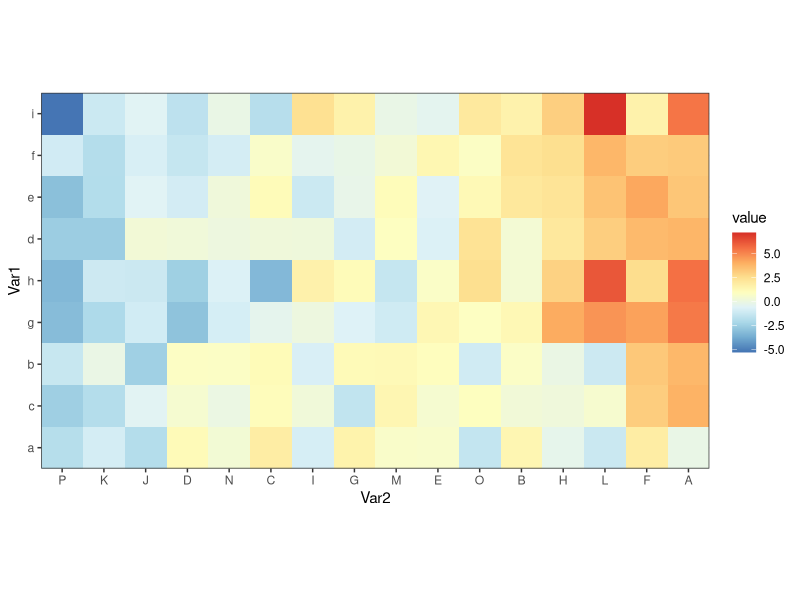

Here is the R script that generated this plot:
# Simple ggplot2 heatmap
# with colorBrewer "spectral" palette

doInstall <- FALSE  # Change to FALSE if you don't want packages installed.
toInstall <- c("ggplot2", "reshape2", "RColorBrewer")
if(doInstall){install.packages(toInstall, repos = "http://cran.us.r-project.org")}
lapply(toInstall, library, character.only = TRUE)

# Generate a random matrix
# This can be any type of numeric matrix,
# though we often see heatmaps of square correlation matrices.
nRow <- 9
nCol <- 16

myData <- matrix(rnorm(nRow * nCol), ncol = nCol)
rownames(myData) <- letters[1:nRow]
colnames(myData) <- LETTERS[1:nCol]

# Replace with numbers that actually have a relationship:
for(ii in 2:ncol(myData)){  myData[, ii] <- myData[, ii-1] + rnorm(nrow(myData))  }
for(ii in 2:nrow(myData)){  myData[ii, ] <- myData[ii-1, ] + rnorm(ncol(myData))  }

# For melt() to work seamlessly, myData has to be a matrix.
longData <- melt(myData)
head(longData, 20)

# Optionally, reorder both the row and column variables in any order
# Here, they are sorted by mean value
longData$Var1 <- factor(longData$Var1, names(sort(with(longData, by(value, Var1, mean)))))
longData$Var2 <- factor(longData$Var2, names(sort(with(longData, by(value, Var2, mean)))))

# Define palette
myPalette <- colorRampPalette(rev(brewer.pal(9, "RdYlBu")))

#myPalette <- colorRampPalette(("red","beige","blue"))(256)
#myPalette <- colorRampPalette(rev(brewer.pal(11, "Spectral")))

zp1 <- ggplot(longData,
              aes(x = Var2, y = Var1, fill = value))
zp1 <- zp1 + geom_tile()
zp1 <- zp1 + scale_fill_gradientn(colours = myPalette(100))
zp1 <- zp1 + scale_x_discrete(expand = c(0, 0))
zp1 <- zp1 + scale_y_discrete(expand = c(0, 0))
zp1 <- zp1 + coord_equal()
zp1 <- zp1 + theme_bw()
print(zp1)  # Your plot will look different, depending on the seed
